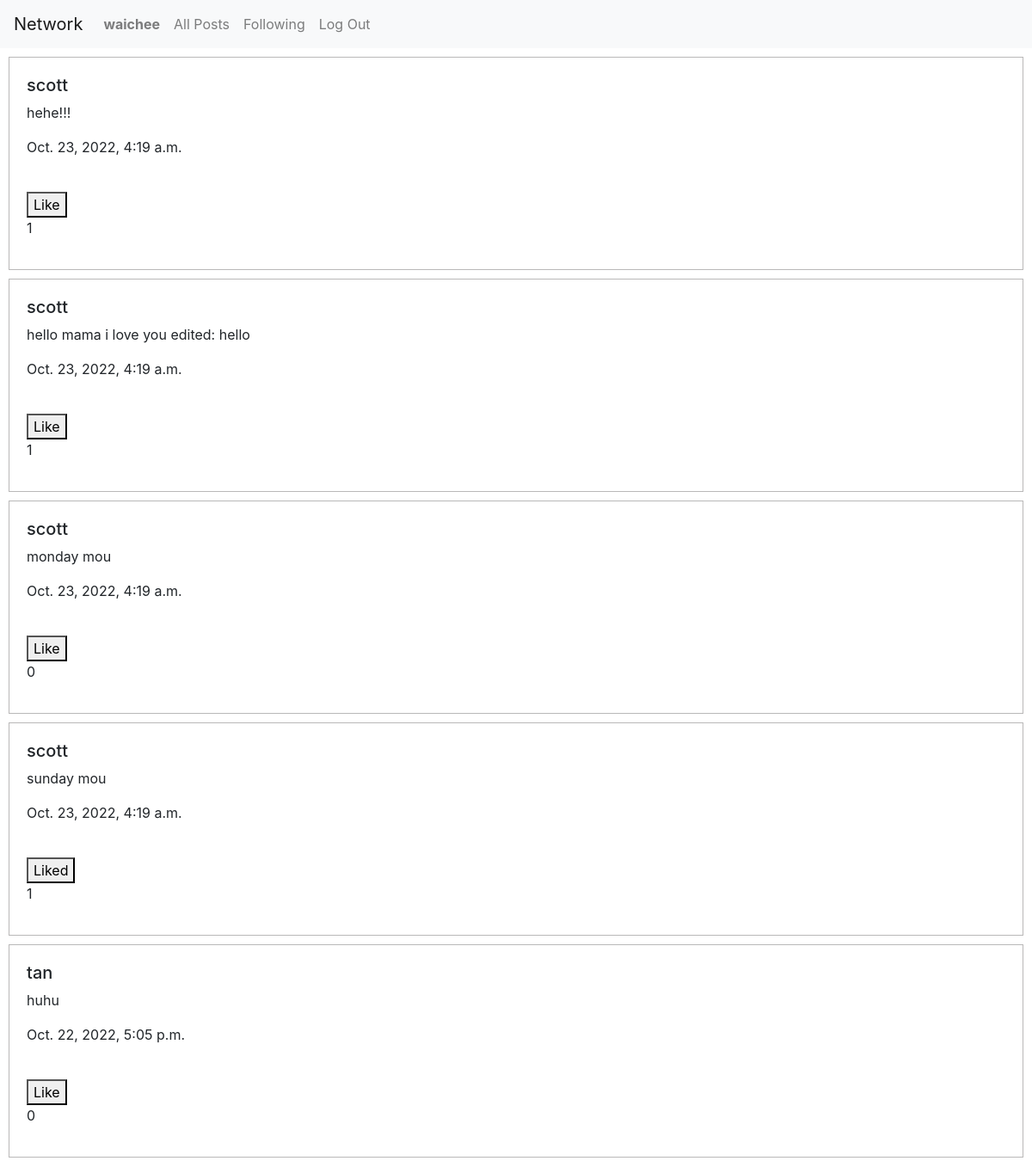
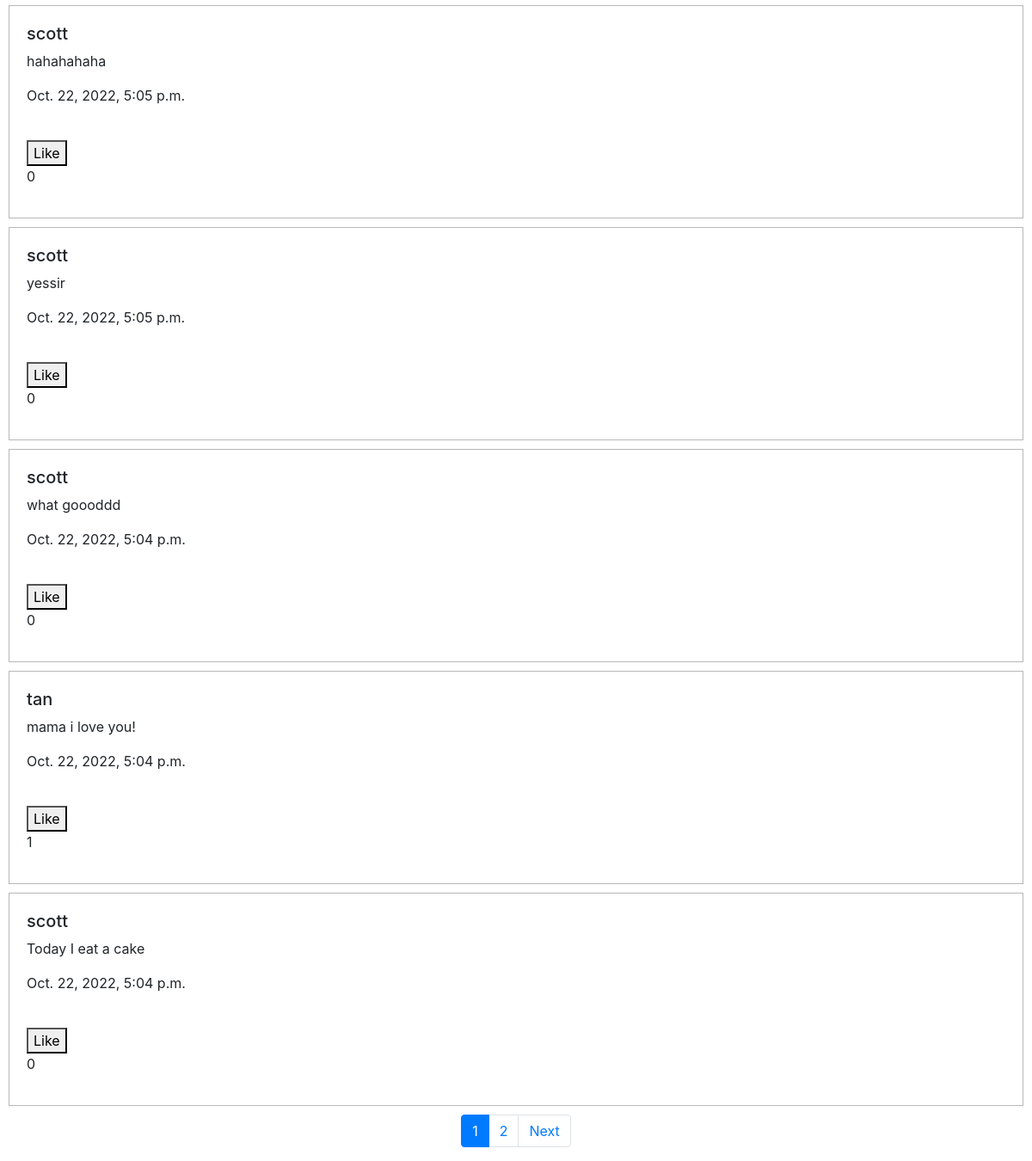
Page /following (signed in) on the committed database (2 pictures, top to bottom).
### network/models.py (models this page shows, shortened)
class User(AbstractUser):
    pass

class Post(models.Model):
    user = models.ForeignKey(User, on_delete=models.CASCADE, related_name="posts")
    content = models.CharField(max_length=300)
    timestamp = models.DateTimeField(auto_now_add=True)
    like = models.ManyToManyField(User, blank=True, related_name="liked_user")

### network/views.py (the view)
# urls.py: path("following", views.following, name="following"),
def following(request):
    if request.user.is_authenticated:
        currentuser = request.session['_auth_user_id']
        followeduser = Follower.objects.filter(follower=currentuser)
        postData = Post.objects.filter(user_id__in=followeduser.values("following_id")).order_by('-timestamp')
    else:
        return HttpResponseRedirect(reverse("login"))
    paginator = Paginator(postData, POST_PER_PAGE)
    page_number = request.GET.get('page')
    page_obj = paginator.get_page(page_number)
    return render(request, "network/following.html",{
        "postData": page_obj
    })

### network/templates/network/following.html (shortened to what this page needs)
{% extends "network/layout.html" %}
{% load static %}
{% block body %}
  {% for post in postData %}
  <div class="box">
    <h5>{{ post.user }}</h5>
    <p id="post-content-{{post.id}}" class="post">{{ post.content }}</p>
    <p>{{ post.timestamp }}</p>
    <br>
    {% if not request.user in post.like.all %}
    <button data-id="{{post.id}}" id="post-like-{{post.id}}" class="likedpost" data-liked="no">Like</button>
    {% else %}
    <button data-id="{{post.id}}" id="post-like-{{post.id}}" class="likedpost" data-liked="yes">Liked</button>
    {% endif %}
    <p id="post-count-{{post.id}}">{{post.like.count}}</p>
  </div>
  {% endfor %}
{% endblock %}

### network/templates/network/layout.html (shortened to what this page needs)
{% load static %}
<!DOCTYPE html>
<html lang="en">
    <head>
        <link rel="stylesheet" href="https://stackpath.bootstrapcdn.com/bootstrap/4.4.1/css/bootstrap.min.css">
        <link href="{% static 'network/styles.css' %}" rel="stylesheet">
    </head>
    <body>
        <nav class="navbar navbar-expand-lg navbar-light bg-light">
            <a class="navbar-brand" href="#">Network</a>
            <div>
              <ul class="navbar-nav mr-auto">
                {% if user.is_authenticated %}
                    <li class="nav-item">
                        <a class="nav-link" href="{% url 'profile' user.username %}"><strong>{{ user.username }}</strong></a>
                    </li>
                {% endif %}
                <li class="nav-item">
                  <a class="nav-link" href="{% url 'index' %}" id="allPosts">All Posts</a>
                </li>
                {% if user.is_authenticated %}
                    <li class="nav-item">
                        <a class="nav-link" href="{% url 'following' %}" id="following">Following</a>
                    </li>
                    <li class="nav-item">
                        <a class="nav-link" href="{% url 'logout' %}" id="logOut">Log Out</a>
                    </li>
                {% endif %}
              </ul>
            </div>
          </nav>
        <div class="body">
            {% block body %}
            {% endblock %}
        </div>
        <nav aria-label="Page navigation example">
            <ul class="pagination justify-content-center">
                {% if postData.paginator.num_pages > 1 %}
                {% for num in postData.paginator.page_range %}
                {% if postData.number == num %}
                    <li class="page-item active" ><a class="page-link" href="#">{{ num }}</a></li>
                {% else %}
                    <li class="page-item " ><a class="page-link" href="?page={{ num }}">{{ num }}</a></li>
                {% endif %}
                {% endfor %}
                {% endif %}
                {% if postData.has_next %}
                     <li class="page-item"><a class="page-link" href="?page={{ postData.next_page_number }}">Next</a></li>
                {% endif %}
            </ul>
          </nav>
    </body>
</html>

### network/static/network/styles.css (style rules this page uses)
.box { padding: 20px; border: 1px solid rgb(185, 184, 184); margin: 10px; }

### rows in the picture
User: username "waichee"
Post: user "scott", content "hehe!!!", timestamp "Oct. 23, 2022, 4:19 a.m.", like.count "1"
Post: user "scott", content "hello mama i love you edited: hello", timestamp "Oct. 23, 2022, 4:19 a.m.", like.count "1"
Post: user "scott", content "monday mou", timestamp "Oct. 23, 2022, 4:19 a.m.", like.count "0"
Post: user "scott", content "sunday mou", timestamp "Oct. 23, 2022, 4:19 a.m.", like.count "1"
Post: user "tan", content "huhu", timestamp "Oct. 22, 2022, 5:05 p.m.", like.count "0"
Post: user "scott", content "hahahahaha", timestamp "Oct. 22, 2022, 5:05 p.m.", like.count "0"
Post: user "scott", content "yessir", timestamp "Oct. 22, 2022, 5:05 p.m.", like.count "0"
Post: user "scott", content "what goooddd", timestamp "Oct. 22, 2022, 5:04 p.m.", like.count "0"
Post: user "tan", content "mama i love you!", timestamp "Oct. 22, 2022, 5:04 p.m.", like.count "1"
Post: user "scott", content "Today I eat a cake", timestamp "Oct. 22, 2022, 5:04 p.m.", like.count "0"

### other values in the picture
{{ num }} "1"
{{ num }} "2"
